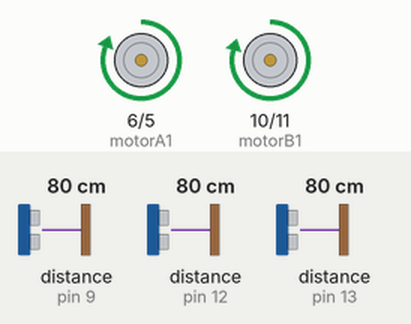
A sketch run on a simulated Arduino Uno, built with avr-gcc and run on an emulated ATmega328P. On the bench: motor-driver pin pairs drawn as motors (green arrow = first pin HIGH = forward, orange = second pin HIGH = backward, longer = more drive). The inputs (shaded band) are chosen by the test bench; at power-on: distance to the obstacle (sensors on pin 9, pin 12, pin 13) 80 cm. The echo pulse lasts 58.3 µs per cm.

Above: at 1.2 s.
1.3 s: distance to the obstacle (sensor on pin 9) set to 27 cm
2.8 s: distance to the obstacle (sensor on pin 9) set to 22 cm
At 4.4 s:
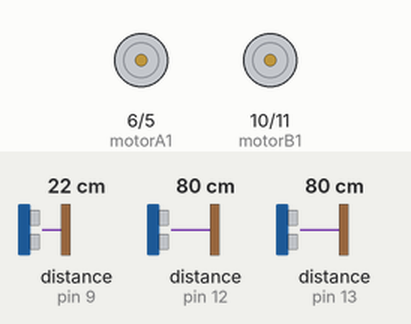
5.8 s: distance to the obstacle (sensor on pin 9) set to 11 cm
8.8 s: distance to the obstacle (sensor on pin 9) set to 8 cm
At 9.5 s:
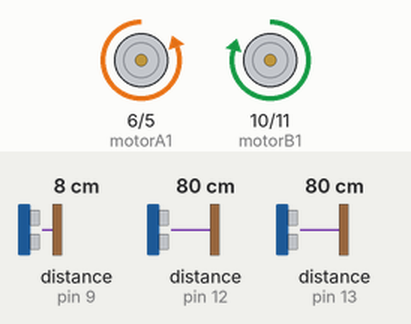
11.8 s: distance to the obstacle (sensor on pin 9) set to 18 cm
14.8 s: distance to the obstacle (sensor on pin 9) set to 2 cm
At 16.35 s:
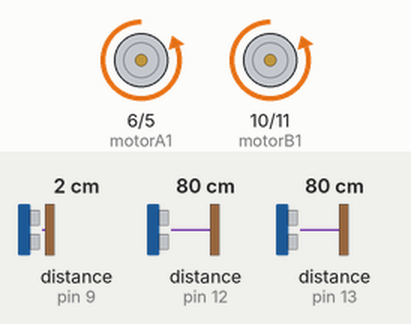
Timing chart, 0 to 18.8 s (numbered marks = the images above; inputs shaded):
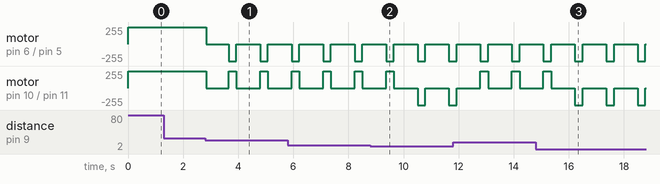

The sketch:

CARRO.ino
```cpp
#include <HCSR04.h>

// Define os pinos de utilização do Driver L298.
int motorA1  = 6;
int motorA2  = 5;
int motorB1  = 10;
int motorB2  = 11;

int eccoPinA  = 9;
int eccoPinB  = 12;
int eccoPinC  = 13;
int trigPin   = 4;

int speedR = 250;
int speedL = 255;

HCSR04 hF(4, 9); //initialisation class HCSR04 (trig pin , echo pin)   FRENTE
HCSR04 hD(4, 12); //initialisation class HCSR04 (trig pin , echo pin)  DIREITA
HCSR04 hE(4, 13); //initialisation class HCSR04 (trig pin , echo pin)  ESQUERDA

void setup() {
  pinMode(motorA1, OUTPUT);
  pinMode(motorA2, OUTPUT);
  pinMode(motorB1, OUTPUT);
  pinMode(motorB2, OUTPUT);
}

void loop(){

int dist = hF.dist();

  if (dist < 25) {

    move('S');   //PARA

    delay(400);

    int distR = hD.dist();

    delay(400);
    int distL = hE.dist();


    if(distR > distL) {
      if (dist < 10){
        move('H');  //TRÁS ESQUERDA
      } else {
        move('R');  //DIREITA
      }
      delay(420);
    } else {
        if (dist < 10){
        move('J');   //TRÁS DIREITA
      } else {
        move('L');   //ESQUERDA
      }

     delay(280);
    }
    move('S');      //PARA
  } else {
    move('F');      //FRENTE
  }

  delay(50);
}

void move (char state) {
    // Se o estado recebido for igual a 'F', o carro se movimenta para frente.
  if (state == 'F') {
    analogWrite(motorB1, speedR);
    analogWrite(motorA1, speedL);
    analogWrite(motorA2, 0);
    analogWrite(motorB2, 0);
  }

    else if (state == 'I') {  // Se o estado recebido for igual a 'I', o carro se movimenta para Frente Esquerda.
    analogWrite(motorA1, speedL);
    analogWrite(motorA2, 0);
    analogWrite(motorB1, 100);
    analogWrite(motorB2, 0);
  }

    else if (state == 'G') {   // Se o estado recebido for igual a 'G', o carro se movimenta para Frente Direita.
    analogWrite(motorA1, 100);
    analogWrite(motorA2, 0);
    analogWrite(motorB1, speedR);
    analogWrite(motorB2, 0);
  }

  else if (state == 'B') { // Se o estado recebido for igual a 'B', o carro se movimenta para trás.
    analogWrite(motorA1, 0);
    analogWrite(motorB1, 0);
    analogWrite(motorB2, 255);
    analogWrite(motorA2, 255);
  }

   else if (state == 'H') {  // Se o estado recebido for igual a 'H', o carro se movimenta para Trás Esquerda.
    analogWrite(motorA1, 0);
    analogWrite(motorA2, 255);
    analogWrite(motorB1, 0);
    analogWrite(motorB2, 255);
  }

  else if (state == 'J') {  // Se o estado recebido for igual a 'J', o carro se movimenta para Trás Direita.
    analogWrite(motorA1, 0);
    analogWrite(motorA2, 255);
    analogWrite(motorB1, 0);
    analogWrite(motorB2, 255);
  }

  else if (state == 'L') {   // Se o estado recebido for igual a 'L', o carro se movimenta para esquerda.
    analogWrite(motorA1, 0);
    analogWrite(motorA2, speedL);
    analogWrite(motorB1, speedR);
    analogWrite(motorB2, 0);
  }
  else if (state == 'R') {   // Se o estado recebido for igual a 'R', o carro se movimenta para direita.
    analogWrite(motorA1, speedL);
    analogWrite(motorA2, 0);
    analogWrite(motorB1, 0);
    analogWrite(motorB2, speedR);
  }
  else if (state == 'S') {   // Se o estado recebido for igual a 'S', o carro permanece parado.
    analogWrite(motorA1, 0);
    analogWrite(motorA2, 0);
    analogWrite(motorB1, 0);
    analogWrite(motorB2, 0);
  }
}
```

Measured:
- the behaviour switches between 25 and 24 cm on distance to the obstacle (sensor on pin 9) (found by bisection; images 0 and 1)
- the behaviour switches between 10 and 9 cm on distance to the obstacle (sensor on pin 9) (found by bisection; images 1 and 2)
- after the input at 1.3 s, every drawn part: stays the same
- after the input at 2.8 s, motor on pin 6 (motorA1) / pin 5 (motorA2): alternates backward 255/255 for 0.28 s and stopped for 0.84 s, starting at once; motor on pin 10 (motorB1) / pin 11 (motorB2): alternates forward 250/255 for 0.28 s and stopped for 0.84 s, starting at once
